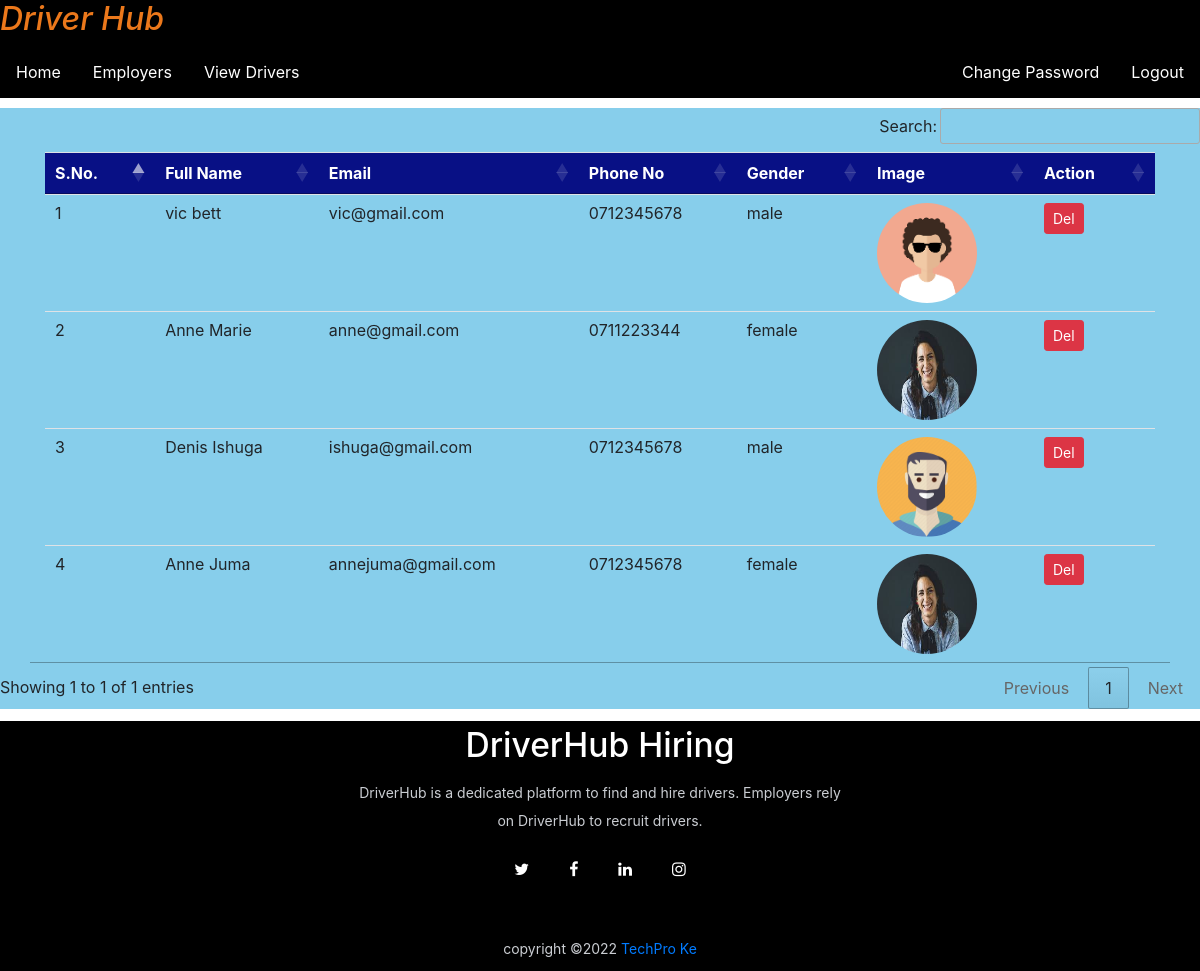
Page /view_users (signed in) on the earlier database version.
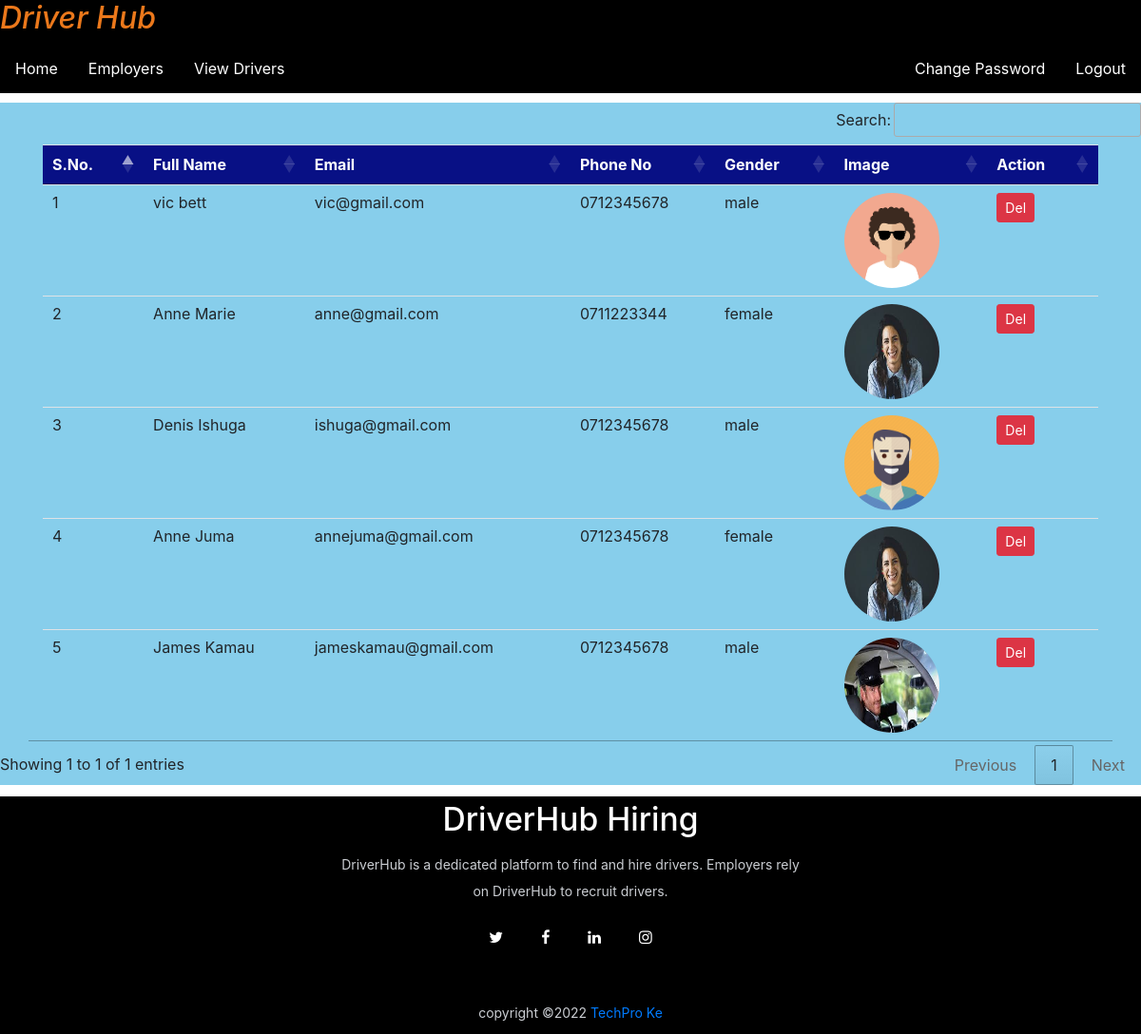
Same page on the later database version.
### driverjob/models.py (models this page shows, shortened)
class DriverUser(models.Model):
    user=models.ForeignKey(User,on_delete=models.CASCADE)
    mobile = models.CharField(max_length=15, null= True)
    yearsoflicense = models.CharField(max_length=15, null= True)
    yearsofexperience = models.CharField(max_length=15, null= True)
    location = models.CharField(max_length=100, null= True)
    image = models.FileField(null=True)
    gender =models.CharField(max_length=10, null=True)
    type =models.CharField(max_length=15, null=True)

### driverjob/views.py (the view)
# urls.py: path('view_users', view_users, name="view_users"),
def view_users(request):
    if not request.user.is_authenticated:
        return redirect('admin_login')
    data = DriverUser.objects.all()
    d = {'data':data}
    return render(request, 'view_users.html',d)

### driverjob/templates/view_users.html
{% load static %}
{% block body %}
{% include 'admin_navigation.html' %}
<div style="background-color: skyblue; margin-top: 10px;">
<table id="example" class="table table-hover container">
    <thead>
    <tr style="background-color: rgb(8, 16, 133);color: white;">
        <th>S.No.</th>
        <th>Full Name</th>
        <th>Email</th>
        <th>Phone No</th>
        <th>Gender</th>
        <th>Image</th>
        <th>Action</th>
    </tr>
    </thead>
    <tbody>
    {% for i in data %}
        <tr>
            <td>{{forloop.counter}}</td>
            <td>{{i.user.first_name}} {{i.user.last_name}}</td>
            <td>{{i.user.username}}</td>
            <td>{{i.mobile}}</td>
            <td>{{i.gender}}</td>
            <td><img src="{{i.image.url}}" style="width:100px ; height:100px ; border-radius:50%;"></td>
            <td><a style="text-decoration: none;" class="btn btn-danger btn-sm" href="{% url 'del_user' i.user.id %}" onclick="return confirm('Are you sure you want to delete this user?')">Del</a></td>
        </tr>
    </tbody>
    {% endfor %}
</table>
</div>
{% include 'footer.html' %}
{% endblock %}

### driverjob/templates/admin_navigation.html (shortened to what this page needs)
<html>
    <head>
        <link rel="stylesheet" href="https://cdn.jsdelivr.net/npm/bootstrap@4.6.1/dist/css/bootstrap.min.css">
        <link rel="stylesheet" href="https://cdn.datatables.net/1.12.1/css/jquery.dataTables.min.css">
        <link rel="stylesheet" href="https://cdn.datatables.net/buttons/2.2.3/css/buttons.dataTables.min.css">
        {% load static %}
        <link rel="stylesheet" href="{% static 'css/style.css'%}">
      </head>
    </head>
    <body>
        <ul>
            <i> <h2 style="color: #eb781b; ">Driver Hub </h2></i>
            <li><a style="text-decoration: none;" href="{% url 'admin_home' %}">Home</a></li>
            <li><a style="text-decoration: none;" href="{% url 'employers' %}">Employers</a></li>
           <li><a style="text-decoration: none;"  href="{% url 'view_users' %}">View Drivers</a></li>
           <li style="float:right;"><a style="text-decoration: none;" href="{% url 'Logout' %}"> Logout</a></li>
           <li style="float:right;"><a style="text-decoration: none;" href="{% url 'change_adminpwd' %}"> Change Password</a></li>
          </ul>
    </body>
</html>

### driverjob/templates/footer.html
<html>
    <head>
        {% load static %}
        <link rel="stylesheet" href="{% static 'css/footer.css'%}">
        <link rel="stylesheet" href="https://cdnjs.cloudflare.com/ajax/libs/font-awesome/4.7.0/css/font-awesome.min.css">
  </head>
  <footer>
    <div style="background-color: hsl(0, 0%, 0%); width:100% ; height: 250px; margin-top: 1%;">
        <h3>DriverHub Hiring</h3>
        <p>DriverHub is a dedicated platform to find and hire drivers.
            Employers rely on DriverHub to recruit drivers.
            </p>
            <ul class="socials">
                <li><a href="#" class="fa fa-twitter"></a></li>
                <li><a href="#" class="fa fa-facebook"></a></li>
                <li><a href="#" class="fa fa-linkedin"></a></li>
                <li><a href="#" class="fa fa-instagram"></a></li>
            </ul>
            <p>copyright &copy;2022 <a style="text-decoration: none;" href="#">TechPro Ke</a>  </p>
    </div>
  </footer>
</html>

### driverjob/static/css/style.css (style rules this page uses)
ul { list-style-type: none; margin: 0; padding: 0; overflow: hidden; background-color: rgb(241, 133, 10); }
li { float: left; }
li a { display: block; color: white; text-align: center; padding: 14px 16px; text-decoration: none; }

### driverjob/static/css/footer.css (style rules this page uses)
h3 { font-size: 2.1rem; font-weight: 500; text-transform: capitalize; line-height: 3rem; text-align: center; color: white; }
p { max-width: 500px; margin: 10px auto; line-height: 28px; font-size: 14px; color: #cacdd2; text-align: center; }
.socials { list-style: none; display: flex; align-items: center; justify-content: center; margin: 1rem 0 3rem 0; }
ul { list-style-type: none; margin: 0; padding: 0; overflow: hidden; background-color: black; }
.socials li { margin: 0 10px; }
.socials a { text-decoration: none; color: #fff; border: 1.5 px solid white; padding: 10px; border-radius: 50%; }

Differences in the rows shown:
added DriverUser: user.first_name "James", user.last_name "Kamau", user.username "jameskamau@gmail.com", mobile "0712345678", gender "male", image (picture)
